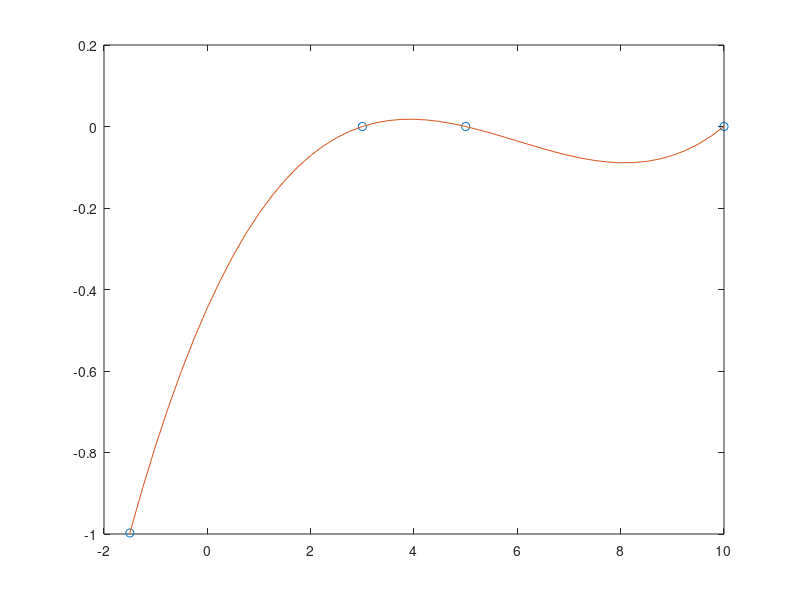
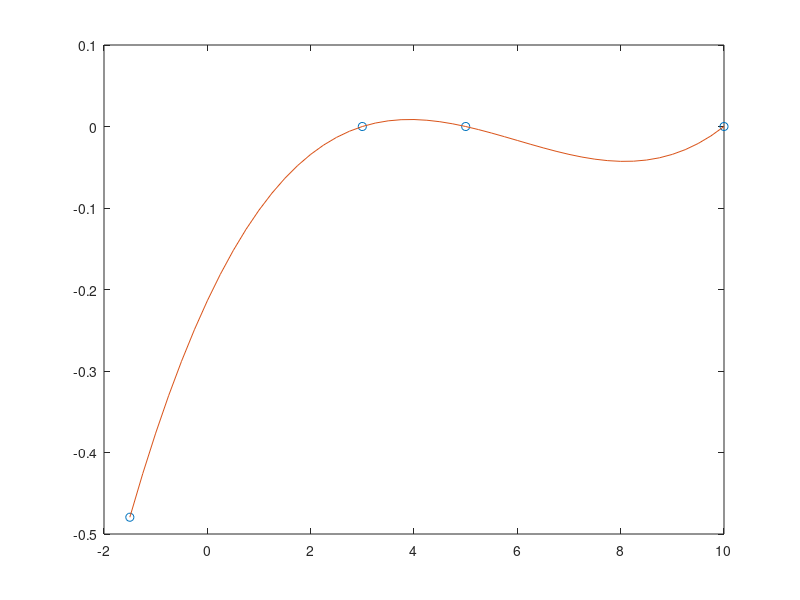

These figures' MATLAB source, in order: (Note: this script raises an error after producing the figures.)
clear all
close all
clc

x_real = [-1.5 3 5 10];
x_imag = x_real + 1;
x = complex(x_real, x_imag);
y_real = sin(real(x));
y_imag = sin(imag(x));
y = complex(y_real, y_imag);
y(2:4) = complex(0);
xx_real = x_real(1):.25:x_real(end);
yy_real = spline(x_real,real(y),xx_real);
yy_imag = spline(x_real,imag(y),xx_real);

figure(1)
clf
plot(x_real,real(y),'o',xx_real, yy_real)
hold on

figure(2)
clf
plot(x_real,imag(y),'o',xx_real, yy_imag)
hold on

test_x = 0:0.1:1;
test_y = cubicLagrangeInterpolation(y,test_x);
figure(1)
plot(linspace(real(x(2)), real(x(3)), length(test_x)), real(test_y), '*')
figure(2)
plot(linspace(real(x(2)), real(x(3)), length(test_x)), imag(test_y), '*')

test_x = 1:0.01:2;
test_y = cubicLagrangeInterpolation(y,test_x);
figure(1)
plot(linspace(real(x(3)), real(x(4)), length(test_x)), real(test_y), '*')
figure(2)
plot(linspace(real(x(3)), real(x(4)), length(test_x)), imag(test_y), '*')